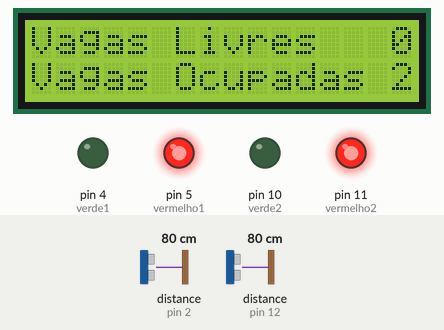
This sketch was run on a simulated Arduino Uno, built with avr-gcc and run on an emulated ATmega328P. On the bench: 16×2 character LCD, output pins drawn as LEDs (lit = HIGH). Wiring (inferred from the names in the program): 2 × ultrasonic range finder: trigger pin 3, echo pin 2 / trigger pin 13, echo pin 12. The inputs (shaded band) are chosen by the test bench; at power-on: distance to the obstacle (sensors on pin 2, pin 12) 80 cm. The echo pulse lasts 58.3 µs per cm; pins used as bus, display or sensor lines are not drawn.

Above: at 3.4 s.
3.5 s: distance to the obstacle (sensor on pin 2) set to 199 cm
5.0 s: distance to the obstacle (sensor on pin 2) set to 206 cm
At 5.9 s:
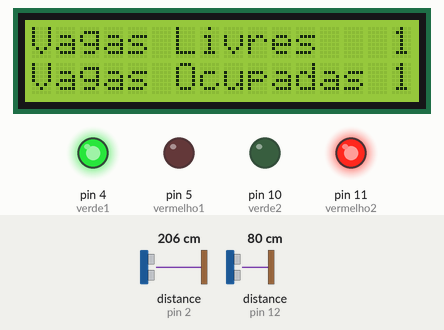
6.5 s: distance to the obstacle (sensor on pin 12) set to 200 cm
8.0 s: distance to the obstacle (sensor on pin 12) set to 207 cm
At 8.8 s:
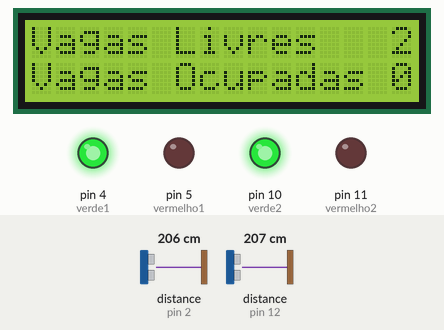
9.5 s: distance to the obstacle (sensor on pin 2) set to 2 cm
At 10.4 s:
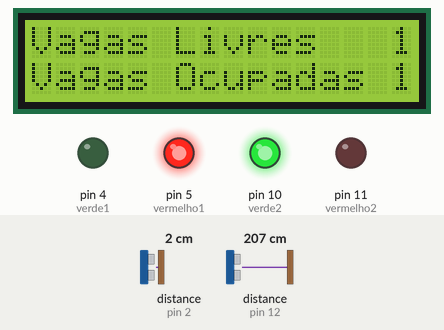
11.0 s: distance to the obstacle (sensor on pin 2) set to 250 cm
At 12.1 s:
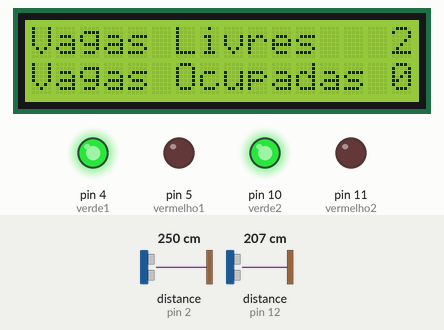
Timing chart, 0 to 13.5 s (numbered marks = the images above; inputs shaded):
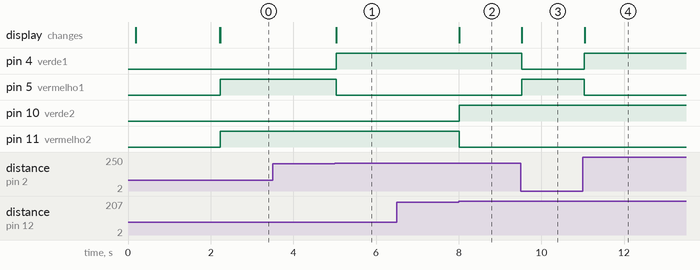

The sketch:

codigo.ino
```cpp
#include <Wire.h>
#include <LiquidCrystal_I2C.h>

#define col 16
#define lin  2
#define ende  0x20
#define verde1  4
#define vermelho1  5
#define verde2  10
#define vermelho2  11

int PinTrigger1 = 3;
int PinEcho1 = 2;
int PinTrigger2 = 13;
int PinEcho2 = 12;
float TempoEcho1 = 0;
float TempoEcho2 = 0;
bool vaga1 = false;
bool vaga2 = false;

const float VelocidadeSom_mporus = 0.000340;

LiquidCrystal_I2C lcd(ende,col,lin);

void setup()
{
  pinMode(PinTrigger1, OUTPUT);
  digitalWrite(PinTrigger1, LOW);
  pinMode(PinTrigger2, OUTPUT);
  digitalWrite(PinTrigger2, LOW);
  pinMode(verde1, OUTPUT);
  pinMode(vermelho1, OUTPUT);
  pinMode(verde2, OUTPUT);
  pinMode(vermelho2, OUTPUT);
  pinMode(PinEcho1, INPUT);
  pinMode(PinEcho2, INPUT);

  Serial.begin(9600);

  lcd.init();
  lcd.backlight();
  lcd.clear();

  delay(100);
  lcd.setCursor(0,0);
  lcd.print("Estacionamento");
  lcd.setCursor(0,1);
  lcd.print("FIAP 2022");
  delay(2000);
  lcd.clear();
  lcd.setCursor(0,0);
  lcd.print("Vagas Livres");
  lcd.setCursor(0,1);
  lcd.print("Vagas Ocupadas");
}

void DisparaPulsoUltrassonico1(){
  digitalWrite(PinTrigger1, HIGH);
  delayMicroseconds(10);
  digitalWrite(PinTrigger1, LOW);
}

void DisparaPulsoUltrassonico2(){
  digitalWrite(PinTrigger2, HIGH);
  delayMicroseconds(10);
  digitalWrite(PinTrigger2, LOW);
}

float CalculaDistancia(float tempo_us){
  return((tempo_us*VelocidadeSom_mporus)/2);
}

void loop()
{
  DisparaPulsoUltrassonico1();
  TempoEcho1 = pulseIn(PinEcho1, HIGH);
  DisparaPulsoUltrassonico2();
  TempoEcho2 = pulseIn(PinEcho2, HIGH);

  if (CalculaDistancia(TempoEcho1) <= 2){
    digitalWrite(verde1, LOW);
    digitalWrite(vermelho1, HIGH);
    vaga1 = true;
  } else {
    digitalWrite(vermelho1, LOW);
  	digitalWrite(verde1, HIGH);
    vaga1 = false;
  }


  if (CalculaDistancia(TempoEcho2) <= 2){
    digitalWrite(verde2, LOW);
    digitalWrite(vermelho2, HIGH);
    vaga2 = true;
  } else {
    digitalWrite(vermelho2, LOW);
  	digitalWrite(verde2, HIGH);
    vaga2 = false;
  }

  if (vaga1 && vaga2){
  	lcd.setCursor(15,1);
  	lcd.print("2");
    lcd.setCursor(15,0);
  	lcd.print("0");
  } else if (!vaga1 && !vaga2) {
    lcd.setCursor(15,0);
  	lcd.print("2");
    lcd.setCursor(15,1);
  	lcd.print("0");
  } else if (!vaga1 && vaga2) {
    lcd.setCursor(15,0);
  	lcd.print("1");
    lcd.setCursor(15,1);
  	lcd.print("1");
  } else {
    lcd.setCursor(15,0);
  	lcd.print("1");
    lcd.setCursor(15,1);
  	lcd.print("1");
  }
}
```

Measured:
- the behaviour switches between 202 and 203 cm on distance to the obstacle (sensor on pin 2) (found by bisection; images 0 and 1)
- the behaviour switches between 202 and 203 cm on distance to the obstacle (sensor on pin 12) (found by bisection; images 1 and 2)
- after the input at 3.5 s, every drawn part: stays the same
- after the input at 5.0 s, pin 4 (verde1): LOW → HIGH at once; pin 5 (vermelho1): HIGH → LOW at once; the display: changes at once (image 1)
- after the input at 6.5 s, every drawn part: stays the same
- after the input at 8.0 s, pin 10 (verde2): LOW → HIGH at once; pin 11 (vermelho2): HIGH → LOW at once; the display: changes at once (image 2)
- after the input at 9.5 s, pin 4 (verde1): HIGH → LOW at once; pin 5 (vermelho1): LOW → HIGH at once; the display: changes at once (image 3)
- after the input at 11.0 s, pin 4 (verde1): LOW → HIGH at once; pin 5 (vermelho1): HIGH → LOW at once; the display: changes after 0.05 s (image 4)
